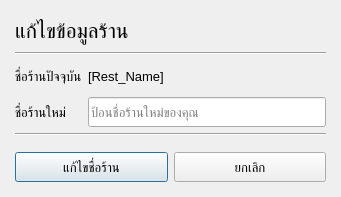
<?xml version="1.0" encoding="UTF-8"?>
<ui version="4.0">
 <class>Dialog</class>
 <widget class="QDialog" name="Dialog">
  <property name="geometry">
   <rect>
    <x>0</x>
    <y>0</y>
    <width>341</width>
    <height>197</height>
   </rect>
  </property>
  <property name="minimumSize">
   <size>
    <width>341</width>
    <height>197</height>
   </size>
  </property>
  <property name="maximumSize">
   <size>
    <width>341</width>
    <height>197</height>
   </size>
  </property>
  <property name="font">
   <font>
    <pointsize>10</pointsize>
   </font>
  </property>
  <property name="windowTitle">
   <string>แก้ไขข้อมูลร้าน</string>
  </property>
  <layout class="QGridLayout" name="gridLayout">
   <property name="leftMargin">
    <number>15</number>
   </property>
   <property name="topMargin">
    <number>15</number>
   </property>
   <property name="rightMargin">
    <number>15</number>
   </property>
   <property name="bottomMargin">
    <number>15</number>
   </property>
   <item row="1" column="0" colspan="2">
    <widget class="Line" name="line">
     <property name="orientation">
      <enum>Qt::Horizontal</enum>
     </property>
    </widget>
   </item>
   <item row="5" column="0" colspan="2">
    <layout class="QHBoxLayout" name="horizontalLayout">
     <property name="topMargin">
      <number>10</number>
     </property>
     <item>
      <widget class="QPushButton" name="ok_button">
       <property name="minimumSize">
        <size>
         <width>0</width>
         <height>30</height>
        </size>
       </property>
       <property name="text">
        <string>แก้ไขชื่อร้าน</string>
       </property>
      </widget>
     </item>
     <item>
      <widget class="QPushButton" name="cancel_button">
       <property name="minimumSize">
        <size>
         <width>0</width>
         <height>30</height>
        </size>
       </property>
       <property name="text">
        <string>ยกเลิก</string>
       </property>
      </widget>
     </item>
    </layout>
   </item>
   <item row="3" column="0">
    <widget class="QLabel" name="label_4">
     <property name="maximumSize">
      <size>
       <width>16777215</width>
       <height>30</height>
      </size>
     </property>
     <property name="text">
      <string>ชื่อร้านใหม่</string>
     </property>
    </widget>
   </item>
   <item row="0" column="0" colspan="2">
    <widget class="QLabel" name="label">
     <property name="maximumSize">
      <size>
       <width>16777215</width>
       <height>50</height>
      </size>
     </property>
     <property name="font">
      <font>
       <pointsize>16</pointsize>
      </font>
     </property>
     <property name="text">
      <string>แก้ไขข้อมูลร้าน</string>
     </property>
    </widget>
   </item>
   <item row="3" column="1">
    <widget class="QLineEdit" name="new_rest_name_lineedit">
     <property name="maximumSize">
      <size>
       <width>16777215</width>
       <height>30</height>
      </size>
     </property>
     <property name="placeholderText">
      <string>ป้อนชื่อร้านใหม่ของคุณ</string>
     </property>
    </widget>
   </item>
   <item row="2" column="1">
    <widget class="QLabel" name="old_rest_name">
     <property name="maximumSize">
      <size>
       <width>16777215</width>
       <height>30</height>
      </size>
     </property>
     <property name="text">
      <string>[Rest_Name]</string>
     </property>
    </widget>
   </item>
   <item row="2" column="0">
    <widget class="QLabel" name="label_2">
     <property name="maximumSize">
      <size>
       <width>16777215</width>
       <height>30</height>
      </size>
     </property>
     <property name="text">
      <string>ชื่อร้านปัจจุบัน</string>
     </property>
    </widget>
   </item>
   <item row="4" column="0" colspan="2">
    <widget class="Line" name="line_2">
     <property name="orientation">
      <enum>Qt::Horizontal</enum>
     </property>
    </widget>
   </item>
  </layout>
 </widget>
 <resources/>
 <connections/>
</ui>
